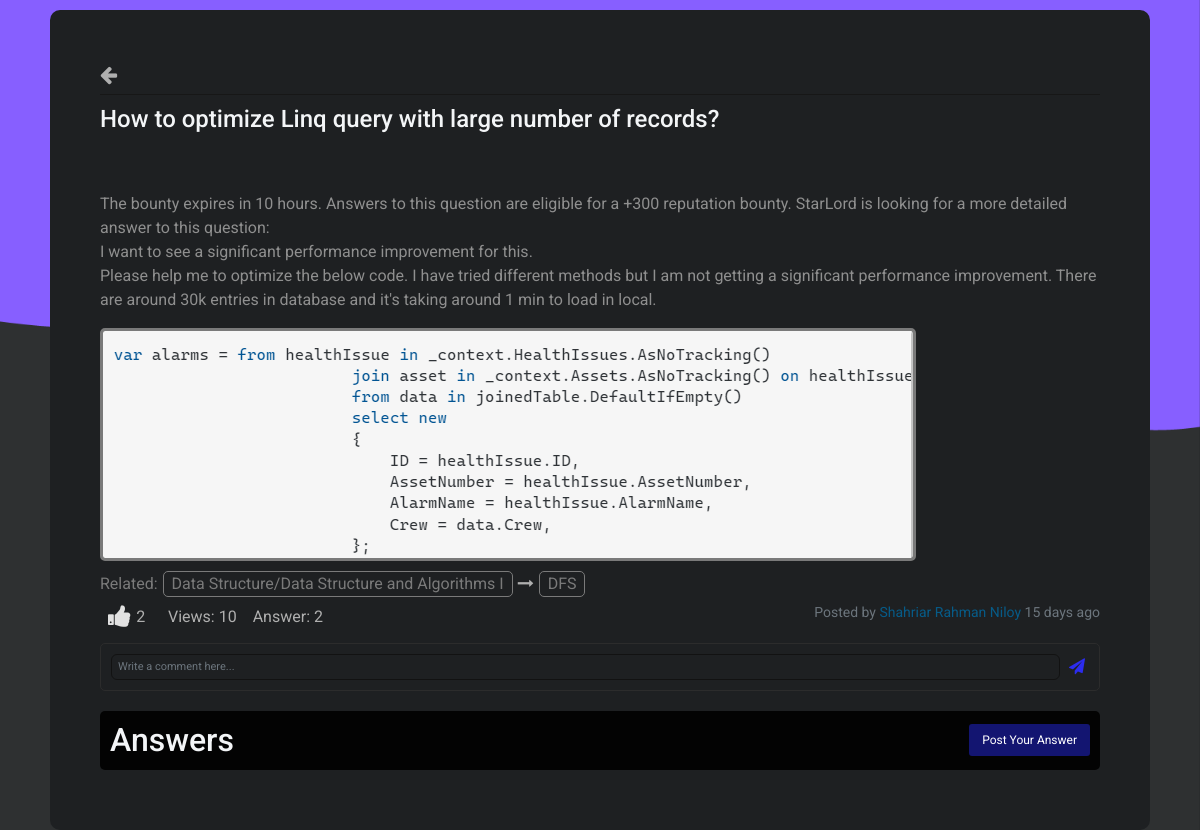
The page /problem_panel.php?post_id=P0_1672593124_011202271 (signed in) on the database its author committed.
### tables this page shows
CREATE TABLE `problem_asked` (
  `title` text NOT NULL,
  `problem_id` varchar(100) NOT NULL,
  `description` text NOT NULL,
  `course_code` varchar(30) DEFAULT NULL,
  `topic_name` varchar(100) NOT NULL,
  `views` int(11) NOT NULL,
  `student_id` varchar(20) DEFAULT NULL,
  `last_modified` datetime NOT NULL DEFAULT current_timestamp()
);

CREATE TABLE `pblm_img` (
  `img_name` varchar(100) NOT NULL,
  `problem_id` varchar(100) NOT NULL
);

CREATE TABLE `users` (
  `student_id` varchar(20) NOT NULL,
  `name` varchar(255) NOT NULL,
  `email` varchar(255) NOT NULL,
  `password` varchar(255) NOT NULL,
  `img` varchar(255) NOT NULL,
  `rating` int(11) NOT NULL DEFAULT 0
);

### problem_panel.php (the view, shortened to what this page needs)
<?php
include_once 'php/config.php';
?>
<!DOCTYPE html>
<html lang="en">
<head>
    <link rel="stylesheet" href="bootstrap/bootstrap.min.css">
    <link rel="stylesheet" href="css/problem_panel.css">
    <link rel="stylesheet" href="https://cdnjs.cloudflare.com/ajax/libs/font-awesome/6.2.0/css/all.css">
    <link href="//maxcdn.bootstrapcdn.com/font-awesome/4.7.0/css/font-awesome.min.css" rel="stylesheet">
</head>
<body>
    <div class="profile question_panel">
        <div class="profile-container">
            <div class="back-page">
                <a href="index.php"><i class="fa fa-arrow-left"></i></a>
            </div>
            <div class="card-body question-details">
                <?php
                $getPblmPostSql = mysqli_query($connection, "SELECT * FROM problem_asked WHERE problem_id = '{$_GET['post_id']}'");
                $pblmPostInfo = mysqli_fetch_assoc($getPblmPostSql);
                $pCourseTitle = mysqli_fetch_assoc(mysqli_query($connection, "SELECT course_title FROM course WHERE course.course_code = '{$pblmPostInfo['course_code']}'"));
                ?>
                <div class="problem-details">
                    <h4 class="card-title"><?php echo $pblmPostInfo['title'] ?></h4>
                    <?php echo '<p class="card-text" style="white-space: pre-wrap;">' . $pblmPostInfo['description'] . '</p>'; ?>
                    <?php
                    $pblm_imgSql = mysqli_query($connection, "SELECT * FROM pblm_img WHERE pblm_img.problem_id  = '{$_GET['post_id']}'");
                    if (mysqli_num_rows($pblm_imgSql) > 0) {
                        echo '<div class="images">';
                    } else {
                        echo '<div class="images" style="border:none !important;">';
                    }
                    while ($piRow = mysqli_fetch_assoc($pblm_imgSql)) {
                        echo '<img class="img-fluid" src="resources/pblm-imgs/' . $piRow['img_name'] . '" alt="">';
                    }
                    ?>
                </div>
            </div>
            <div class="related-topics">
                <ul class="nav nav-pills nav-fill">
                    <li>Related:</li>
                    <li class="course">
                        <?php echo $pCourseTitle['course_title'] ?>
                    </li>
                    <li class="arrow"><i class="fa fa-long-arrow-right"></i></li>
                    <li class="topic"><?php echo $pblmPostInfo['topic_name'] ?></li>
                </ul>
            </div>
            <div class="count-bar">
                <ul class="">
                    <li class="p-like like">
                        <?php
                        $allPLikeSql = mysqli_query($connection, "SELECT * FROM p_likes WHERE
                        problem_id = '{$_SESSION['current_pblm_id']}'");
                        $indiLikeSql = mysqli_query($connection, "SELECT * FROM p_likes WHERE
                            problem_id = '{$_SESSION['current_pblm_id']}' AND user_id = '{$_SESSION['user_id']}'");
                        if (mysqli_num_rows($indiLikeSql) > 0) {
                            echo '<i class="fa fa-thumbs-up" style="color:#5016ff"></i>';
                        } else {
                            echo '<i class="fa fa-thumbs-up" style="color:#e1e1e1"></i>';
                        }
                        echo '<span class="pLikeCount">' . mysqli_num_rows($allPLikeSql) . '</span>';
                        ?>
                    </li>
                    <li>Views: <?php echo $pblmPostInfo['views'] ?></li>
                    <li>Answer: <?php
                        $ansCountSql = mysqli_query($connection, "SELECT * FROM answer WHERE problem_id = '{$_SESSION['current_pblm_id']}'");
                        echo mysqli_num_rows($ansCountSql);
                    ?></li>
                </ul>
                <p><small class="text-muted">Posted by <a href="#">
                            <?php
                            $userName = mysqli_fetch_assoc(mysqli_query($connection, "SELECT name FROM users WHERE users.student_id   = '{$pblmPostInfo['student_id']}'"));
                            echo $userName['name'] . " </a>";
                            $ftime = mysqli_fetch_assoc(mysqli_query($connection, "SELECT TIMEDIFF(CURRENT_TIMESTAMP(),'{$pblmPostInfo['last_modified']}') as difTime"));
                            $splitedTime = explode(":", $ftime['difTime']);
                            if ($splitedTime[0] == "00" && $splitedTime[1] == "00") {
                                echo intval($splitedTime[2]) . " sec ago";
                            } else if ($splitedTime[0] == "00" && $splitedTime[1] != "00") {
                                echo intval($splitedTime[1]) . " min ago";
                            } else if (intval($splitedTime[0]) < 24) {
                                echo intval($splitedTime[0]) . " h ago";
                            } else {
                                echo intval(intval($splitedTime[0]) / 24) . " days ago";
                            }
                            ?>
                    </small></p>
            </div>
            <div class="comment-section">
                <form action="#" class="comment-input pblm-comment-form" autocomplete="off">
                    <input type="text" name="cmntTxt" class="form-control" id="problem-comment"
                        placeholder="Write a comment here..." required>
                    <button type="submit" class="pblm-comment-submit-btn"><i class="fa fa-paper-plane"></i></button>
                </form>
            </div>
        </div>
        <div class="card-body answer-section">
            <div class="post-answer">
                <h2 class="card-title">Answers</h2>
                <?php
                if ($_SESSION['user_id'] != $pblmPostInfo['student_id']) {
                    echo '
                        <button type="button" class="btn post-ans" data-bs-toggle="modal" data-bs-target="#postAnswer">Post
                    Your Answer</button>
                        ';
                }
                ?>
            </div>
        </div>
    </div>
    </div>
</body>
</html>

### css/problem_panel.css (style rules this page uses)
* { margin: 0; padding: 0; box-sizing: border-box; font-family: 'Roboto'; color:#afafaf; }
a { text-decoration: none; color: #075b88; }
body { background-color: rgb(24, 23, 23); }
.back-page { padding: 5px 0; margin-bottom: 10px; border-bottom: 1px solid #171717; }
.back-page i { font-size: 20px; }
.profile { display: flex; align-items: center; justify-content: center; width: 100%; min-height: 100vh; max-height: max-content; background: url(../resources/bg.png); background-repeat: repeat; background-position: center; background-size: cover; background-attachment: fixed; }
.profile .profile-container { width: fit-content; height: fit-content; background-color: #1e2022; padding: 50px; border-radius: 10px; min-width: 1200px; max-width: 1300px; min-height: 800px; margin-top: 10px; }
.profile .card-body .card-title { margin-bottom: 10px; color: #f3f5f7; }
.profile .card-body .card-text { color: #8f8f8f; }
.profile .card-body .images { overflow: auto; max-height: 450px; width: fit-content; max-width: 100%; height: max-content; border: 3px solid #7a7a7a; border-radius: 5px; }
.profile .card-body .images img { padding-bottom: 8px; }
.profile .card-body .images img:last-child { padding: 0px; }
.profile .card-body .related-topics { display: flex; align-items: center; margin-top: 10px; justify-content: space-between; }
.profile .card-body .related-topics ul { list-style: none; align-items: center; }
.profile .card-body .related-topics ul li { color: #7a7a7a; margin-right: 5px; }
.profile .card-body .related-topics ul .course, .profile .card-body .related-topics ul .topic { padding: 0px 8px; border: 1px solid #7a7a7a; border-radius: 5px; }
.count-bar { display: flex; align-items: center; justify-content: space-between; }
.count-bar ul { display: flex; align-items: center; padding: 0; list-style: none; }
.count-bar ul li { padding: 15px 8px 5px; display: flex; align-items: center; height: 30px; }
.count-bar ul li:first-child { width: 60px; }
.count-bar ul li span { margin-left: 5px; }
.count-bar ul .like i { font-size: 25px; cursor: pointer; transition: all 300ms; }
.comment-section { padding: 10px; border: 1px solid #2c2c2c; border-radius: 5px; }
.comment-section .comment-input { width: 100%; display: flex; align-items: center; justify-content: space-between; }
.comment-section .comment-input input { padding: 4px 6px; background-color: transparent; font-size: 11px; border-color: #121212; color: #adadad; }
.comment-section .comment-input button { padding: 0px 4px 0 4px; background-color: transparent; margin-left: 5px; border: none; }
.comment-section .comment-input button i { color: #2c2cef; }
.answer-section { margin-top: 20px; margin-bottom: 10px; }
.answer-section .post-answer { display: flex; align-items: center; justify-content: space-between; background-color: #030303; padding: 10px; border-radius: 5px; }
.answer-section .post-answer .card-title { margin: 0; }
.answer-section .post-answer .post-ans { font-size: 12px; background-color: #131571; color: #fff; border-radius: 3px; }
.form-control { color: #0b0b0b; font-size: 14px; }
@media (max-width: 1366px) { .profile .profile-container { max-width: 1100px; min-width: 1000px; min-height: 600px; } }

### rows shown on the page
problem_asked: title "How to optimize Linq query with large number of records?", description "The bounty expires in 10 hours. Answers to this question are eligible for a +300 reputation bounty. StarLord is looking for a more detailed answer to this question: I want to see a significant performance improvement for this. Please help me to optimize the below code. I have tried different methods but I am not getting a significant performance improvement. There are around 30k entries in database and it's taking around 1 min to load in local.", topic_name "DFS", views "10"
pblm_img: img_name (picture)
users: name "Shahriar Rahman Niloy"

### other values the page prints
$pCourseTitle['course_title'] "Data Structure/Data Structure and Algorithms I"
mysqli_num_rows($allPLikeSql) "2"
mysqli_num_rows($ansCountSql) "2"
intval($splitedTime[0]) / 24 "15"
